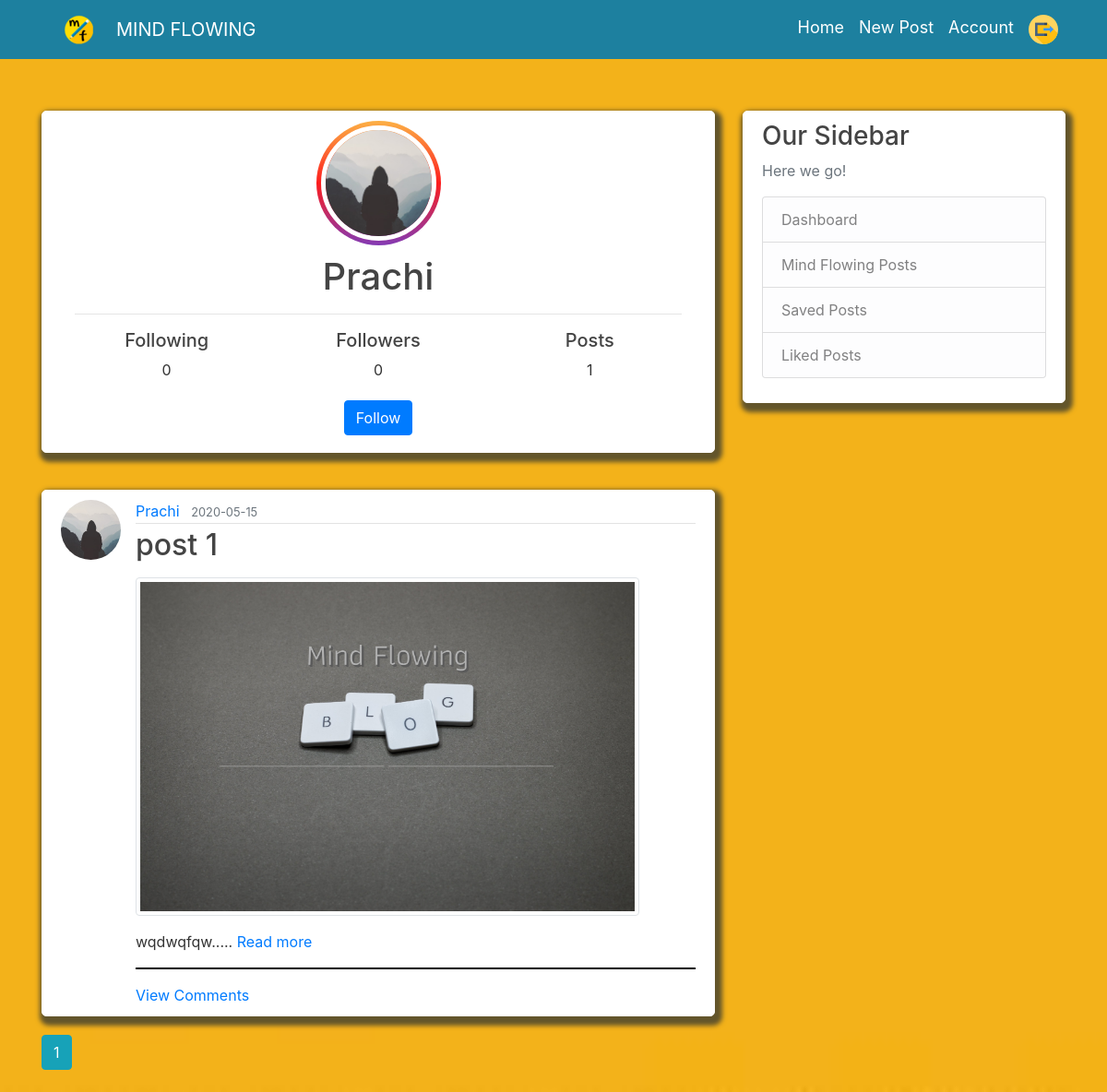
Page /user/Prachi (signed in) on the earlier database version.
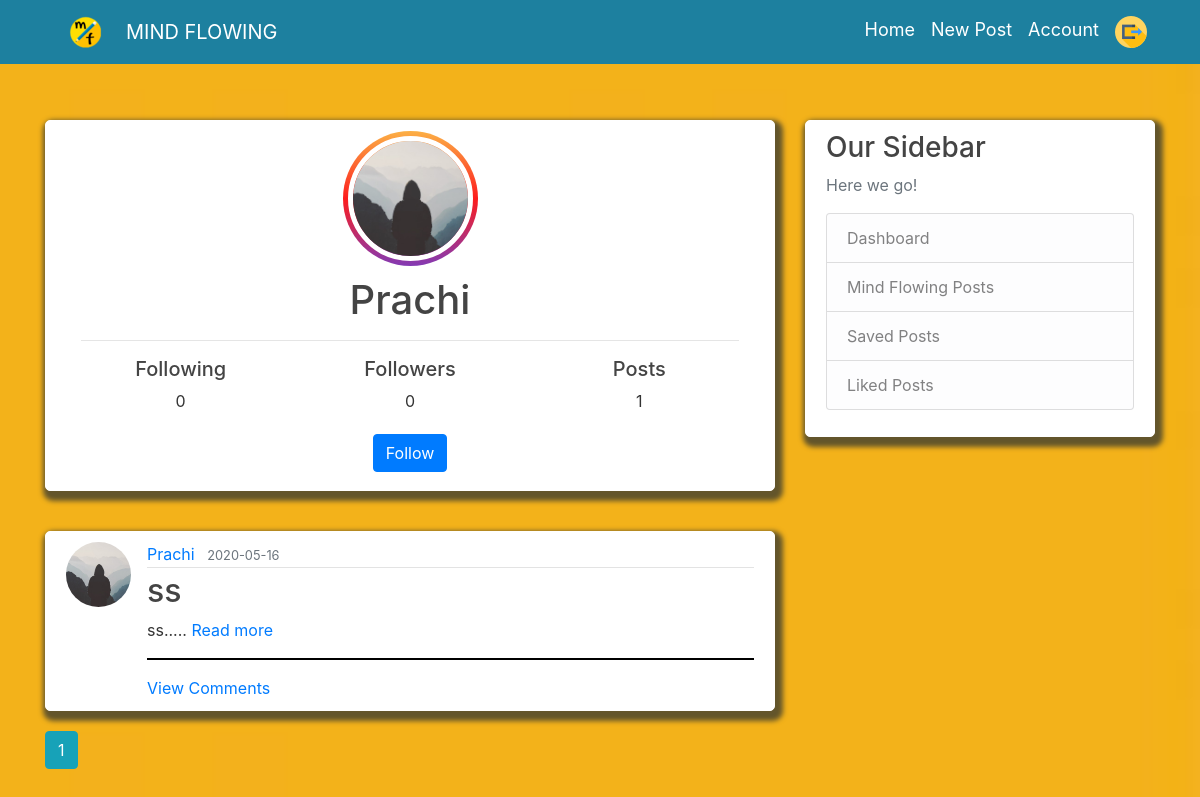
Same page on the later database version.
### flaskblog/models.py (models this page shows, shortened)
class User(db.Model, UserMixin):
    __searchable__ =['username']
    id = db.Column(db.Integer, primary_key=True)
    username = db.Column(db.String(20), unique=True, nullable=False)
    email = db.Column(db.String(120), unique=True, nullable=False)
    image_file = db.Column(db.String(20), nullable=False, default='default.jpg')
    password = db.Column(db.String(60), nullable=False)
    posts = db.relationship('Post', backref='author', lazy=True)
    liked = db.relationship('PostLike',foreign_keys='PostLike.user_id', backref='user', lazy='dynamic')
    saved = db.relationship('PostSave',foreign_keys='PostSave.user_id', backref='user', lazy='dynamic')
    unliked = db.relationship('PostUnLike',foreign_keys='PostUnLike.user_id', backref='user', lazy='dynamic')
    commented = db.relationship('PostComment',foreign_keys='PostComment.user_id',backref='user',lazy='dynamic')
    image = db.relationship('PostComment',foreign_keys='PostComment.user_id',backref='img',lazy=True)
    confirmed = db.Column(db.Boolean, nullable=False, default=False)
    followed = db.relationship('Follow',
                               foreign_keys='Follow.follower_id',
                               backref=db.backref('follower', lazy='joined'),
                               lazy='dynamic',
                               cascade='all, delete-orphan')
    followers = db.relationship('Follow',
                                foreign_keys='Follow.followed_id',
                                backref=db.backref('followed', lazy='joined'),
                                lazy='dynamic',
                                cascade='all, delete-orphan')
    def is_following(self, user):
        if user.id is None:
            return False
        return self.followed.filter_by(
            followed_id=user.id).first() is not None

class Post(db.Model,UserMixin):
    __searchable__ = ['title', 'content']
    id = db.Column(db.Integer, primary_key=True)
    title = db.Column(db.String(100), nullable=False)
    date_posted = db.Column(db.DateTime, nullable=False, default=datetime.utcnow)
    content = db.Column(db.Text, nullable=False)
    user_id = db.Column(db.Integer, db.ForeignKey('user.id'), nullable=False)
    likes = db.relationship('PostLike', backref='post', lazy='dynamic')
    unlikes = db.relationship('PostUnLike', backref='post', lazy='dynamic')
    comments = db.relationship('PostComment',backref='post',lazy='dynamic')
    saves = db.relationship('PostSave', backref='post', lazy='dynamic')
    image = db.Column(db.String(100))

### flaskblog/routes.py (the view)
@app.route("/user/<string:username>")
def user_posts(username):
    page = request.args.get('page', 1, type=int)
    user = User.query.filter_by(username=username).first_or_404()
    posts = Post.query.filter_by(author=user)\
        .order_by(Post.date_posted.desc())\
        .paginate(page=page, per_page=5)
    post = Post.query.filter_by(user_id=user.id).first()
    return render_template('user_posts.html', posts=posts, user=user,post=post)

### flaskblog/models.py (called while the page is built)
@login_manager.user_loader
def load_user(user_id):
    return User.query.get(int(user_id))

### flaskblog/templates/user_posts.html
{% extends "layout.html" %}
{% block content %}
<div class="content-section">
    <div class="media">
        <div class="col-md-12 text-center ">
            <div class="panel panel-default">
                <div class="image_inner_container">
                    {% if post.author %}
                    <img class="rounded-circle account-img img-fluid" style="text-align: center;"
                        src="{{ url_for('static', filename='profile_pics/' + post.author.image_file) }}">
                    {% else %}
                    <img class="rounded-circle account-img img-fluid" style="text-align: center;"
                        src="{{ url_for('static', filename='profile_pics/' + user.image_file) }}">
                    {% endif %}
                </div>
                <div class="media-body">
                    {% if post.author %}
                    <h2 class="account-heading">{{ post.author.username }}</h2>
                    {% else %}
                    <h2 class="account-heading">{{ user.username }}</h2>
                    {% endif %}
                </div>
                <hr>
                <div class="row">
                    <div class="col-4 ">
                        <div class="box-layout-text">
                            <h5>Following</h5>
                            <span style="text-align: center;">{{user.followed.count()}}</span>
                        </div>
                        <div class="col-4 "></div>
                    </div>
                    <div class="col-4 ">
                        <div class="box-layout-text">
                            <h5>Followers</h5>
                            <span style="text-align: center;"> {{user.followers.count()}}</span>
                        </div>
                    </div>
                    <div class="col-4 ">
                        <div class="box-layout-text ">
                            <h5>Posts</h5>
                            <span style="text-align: center;"> {{ posts.total }}</span>
                        </div>
                    </div>
                </div>
            </div>
            <div>
                {% if current_user.username!= user.username %}
                {% if not current_user.is_following(user) %}
                <a href="{{ url_for('follow', username=user.username) }}" style="margin-top: 20px;"
                    class="btn btn-primary mb-2">Follow</a>
                {% else %}
                <a href="{{ url_for('unfollow', username=user.username) }}" style="margin-top: 20px;"
                    class="btn btn-danger mb-2">Unfollow</a>
                {% endif %}
                {% endif %}
            </div>
        </div>
    </div>
</div>
{% if post.author %}
{% for post in posts.items %}
<article class="media content-section">
    <img class="rounded-circle article-img"
        src="{{ url_for('static', filename='profile_pics/' + post.author.image_file) }}">
    <div class="media-body">
        <div class="article-metadata">
            <a class="mr-2"
                href="{{ url_for('user_posts', username=post.author.username) }}">{{ post.author.username }}</a>
            <small class="text-muted">{{ post.date_posted.strftime('%Y-%m-%d') }}</small>
        </div>
        <h2><a class="article-title" href="{{ url_for('post', post_id=post.id) }}">{{ post.title }}</a></h2>
        {% if post.image %}
        <div class="image_container pb-3 pt-2">
            <img src="{{url_for('static', filename='post_pics/' + post.image)}}" class="img-fluid img-thumbnail"
                style="max-width: 90%;" alt="Responsive image">
        </div>
        {% endif %}
        <span class="article-content">
            <span class=" mt-3">{{post.content| truncate(300) | safe }}.....</span>
            <a href="{{url_for('post',post_id=post.id)}}">Read more</a></span>
        <hr class="allhr">
        <a href="{{url_for('post_comment',post_id=post.id)}}">View Comments</a>
    </div>
</article>
{% endfor %}
{% endif %}
{% for page_num in posts.iter_pages(left_edge=1, right_edge=1, left_current=1, right_current=2) %}
{% if page_num %}
{% if posts.page == page_num %}
<a class="btn btn-info mb-4"
    href="{{ url_for('user_posts', username=user.username, page=page_num) }}">{{ page_num }}</a>
{% else %}
<a class="btn btn-outline-info mb-4"
    href="{{ url_for('user_posts', username=user.username, page=page_num) }}">{{ page_num }}</a>
{% endif %}
{% else %}
...
{% endif %}
{% endfor %}
{% endblock content %}

### flaskblog/templates/layout.html (shortened to what this page needs)
<!DOCTYPE html>
<html>
<head>
  <link rel="stylesheet" href="https://maxcdn.bootstrapcdn.com/bootstrap/4.0.0/css/bootstrap.min.css"
>
  <link rel="stylesheet" type="text/css" href="{{ url_for('static', filename='main.css') }}">
  <link rel="stylesheet" href="https://cdnjs.cloudflare.com/ajax/libs/font-awesome/4.7.0/css/font-awesome.min.css">
</head>
<body>
  <header class="site-header">
    <nav class="navbar navbar-expand-md navbar-dark bg-steel fixed-top">
      <div class="container">
        <img src="/static/images/logo.png">
        <a class="navbar-brand mr-4" href="{{url_for('home') }}">MIND FLOWING</a>
        <div class="collapse navbar-collapse" id="navbarToggle">
          <div class="navbar-nav">
            {% if current_user.is_authenticated %}
            <a class="nav-item nav-link" href="{{ url_for('home') }}">Home</a>
            <a class="nav-item nav-link" href="{{ url_for('new_post') }}">New Post</a>
            <a class="nav-item nav-link" href="{{ url_for('account',username=current_user.username) }}">Account</a>
            <a class="nav-item nav-link" href="{{ url_for('logout') }}"><img  data-toggle="tooltip" data-placement="right" title="Log Out"
                src="/static/images/logout.png"></a>
            {% else %}
            <a class="nav-item nav-link" href="{{ url_for('intro') }}">Home</a>
            <a class="nav-item nav-link" href="{{ url_for('login') }}">Login</a>
            <a class="nav-item nav-link" href="{{ url_for('register') }}">Register</a>
            {% endif %}
          </div>
        </div>
      </div>
    </nav>
  </header>
  <main role="main" class="container">
    <div class="row">
      <div class="col-md-8">
        {% block content %}{% endblock %}
      </div>
      {% if current_user.is_authenticated %}
      <div class="col-md-4">
        <div class="content-section">
          <h3>Our Sidebar</h3>
          <p class='text-muted'>Here we go!
            <ul class="list-group">
              <a class="list-group-item list-group-item-light" href="{{url_for('home')}}" data-toggle="tooltip" data-placement="top" title="Dashboard">Dashboard</a>
              <a class="list-group-item list-group-item-light" data-toggle="tooltip" data-placement="top" title="Mind"
                href="{{url_for('user_posts',username='mind flowing blog')}}">Mind
                Flowing Posts</a>
              <a class="list-group-item list-group-item-light" data-toggle="tooltip" data-placement="left" title="Saved Posts"
                href="{{url_for('save_post',username=current_user.username)}}">Saved Posts</a>
              <a class="list-group-item list-group-item-light" data-toggle="tooltip" data-placement="left" title="Likde Posts"
                href="{{url_for('like_post',username=current_user.username)}}">Liked Posts</a>
              {% endif %}
            </ul>
          </p>
        </div>
      </div>
    </div>
  </main>
</body>
</html>

### flaskblog/static/main.css (style rules this page uses)
body { background: white; color: #333333; margin-top: 5rem; background: url("images/yellow.jpeg") no-repeat center center fixed; -webkit-background-size: cover; -moz-background-size: cover; -o-background-size: cover; background-size: cover; background-position: 0 20px; }
h1, h2, h3, h4, h5, h6 { color: #444444; }
.bg-steel { background-color: #1d809f; }
.site-header .navbar-nav .nav-link { color: #ffffff; font-size: large; }
hr.allhr { border: 0.5px solid black; }
.content-section { background: #ffffff; padding: 10px 20px; border: 0.5px solid white; border-radius: 5px; margin-bottom: 20px; box-shadow: 3px 5px 5px 5px #63552b; margin-top: 40px; }
.article-title { color: #444444; }
.article-img { height: 65px; width: 65px; margin-right: 16px; }
.article-metadata { padding-bottom: 1px; margin-bottom: 4px; border-bottom: 1px solid #e3e3e3 }
.image_inner_container { height: 135px; width: 135px; margin-left: auto; margin-right: auto; margin-bottom: 10px; border-radius: 50%; padding: 5px; background: #833ab4; background: -webkit-linear-gradient(to bottom, #fcb045, #fd1d1d, #833ab4); background: linear-gradient(to bottom, #fcb045, #fd1d1d, #833ab4); }
.image_inner_container img { height: 125px; width: 125px; border-radius: 50%; border: 5px solid white; }
.account-heading { font-size: 2.5rem; }

Differences in the rows shown:
changed Post "Prachi": date_posted "2020-05-15" → "2020-05-16"; title "post 1" → "ss"; content "wqdwqfqw" → "ss"; image: picture removed
